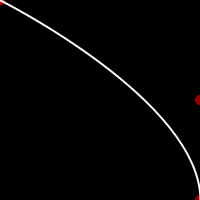
Frame 1 (no input)
Frame 60 (the mouse pressed at the canvas centre just before this capture): identical to frame 1, image omitted
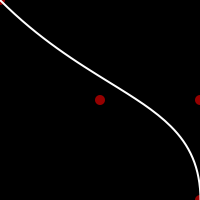
Frame 120 (the mouse held since frame 60 and released just before this capture)

The Processing sketch that drew these frames (run headless with seeded random() and noise(); from frame 60 on, the mouse is pressed at the canvas centre):

// Processing sketch: courbe_en_c_ou_en_s
// ── courbe_en_c_ou_en_s.pde
// renaud.jean-francois(arobas)uqam(point)ca
// Syntaxe Processing version 3.4
// mardi, 18 septembre 2018

int taille = 2;
float [] ax = new float[taille];
float [] ay = new float[taille];
float [] lx = new float[taille];
float [] ly = new float[taille];


void setup() {
  size(200, 200);
  // surface.setSize(img.width, img.height);
  // pixelDensity(displayDensity());
  background(0);
  noFill();
  strokeWeight(2);
  stroke(255);
  
  // contruction des coordonnées de nos points
  ax[0] = 0;
  ay[0] = 0;
  lx[0] = 100;
  ly[0] = 0;
  lx[1] = 200;
  ly[1] = 100;
  ax[1] = 200;
  ay[1] = 200;
}

void draw() {
  background(0);
  
  pushStyle();
  noStroke();
  fill(255,0,0,150);
  ellipse(ax[0], ay[0], 10, 10); // premier point ancrage
  ellipse(mouseX, mouseY, 10, 10); // premier levier
  ellipse(lx[1], ly[1], 10, 10);
  ellipse(ax[1], ay[1], 10, 10);
  popStyle();
  
  
  bezier(ax[0], ay[0], mouseX, mouseY, lx[1], ly[1], ax[1], ay[1]);
}
